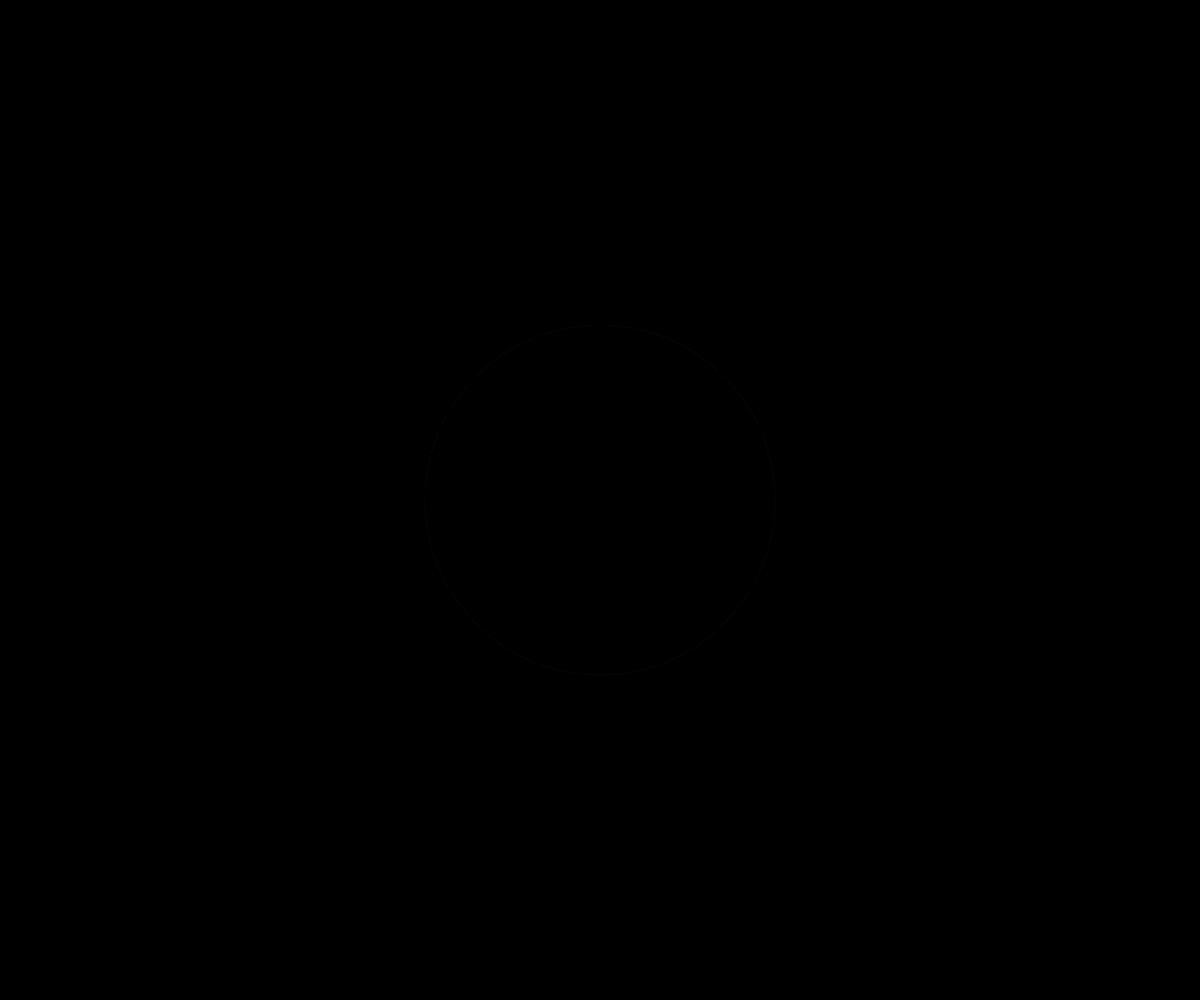
Frame 1 (no input)
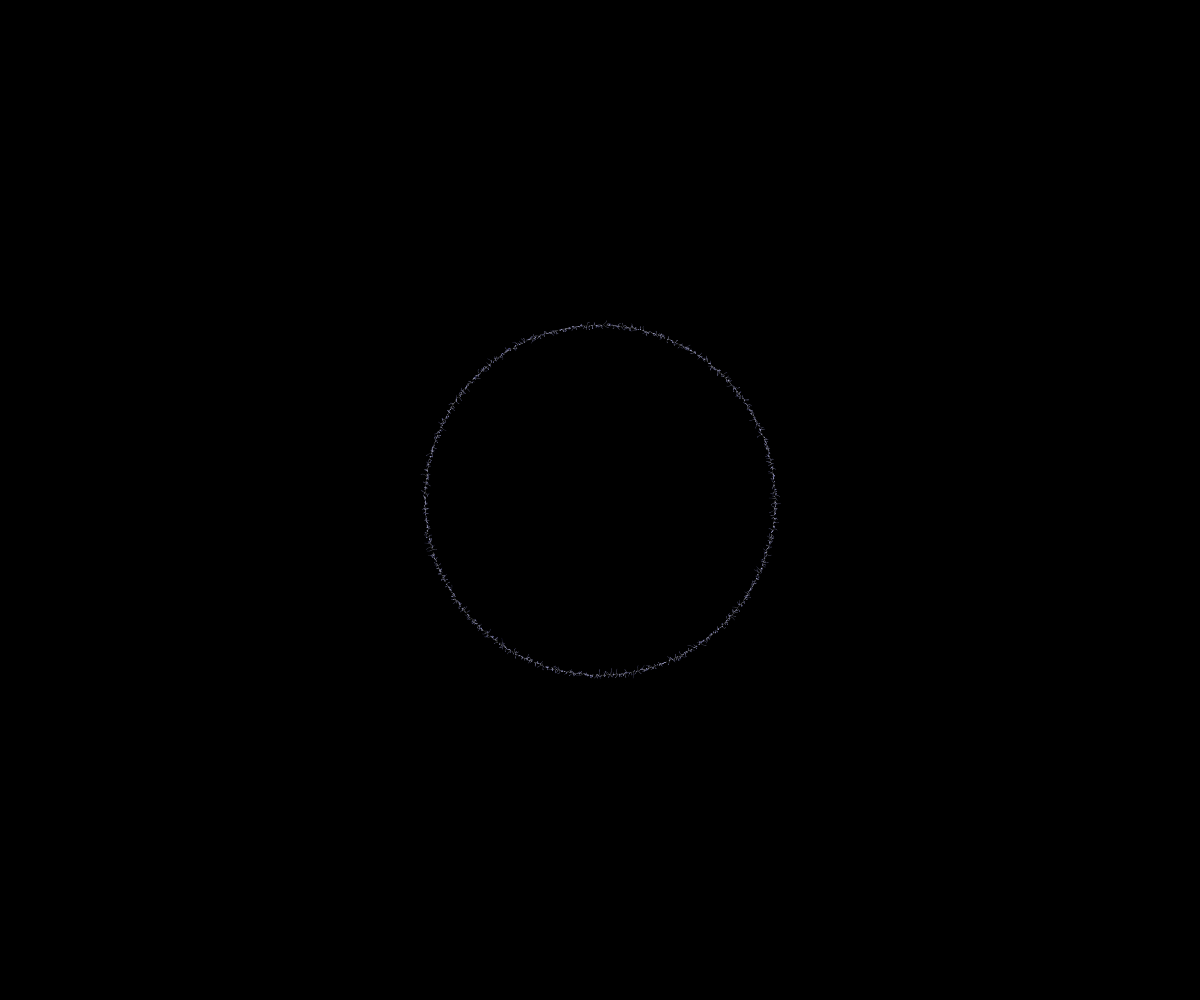
Frame 60 (no input)
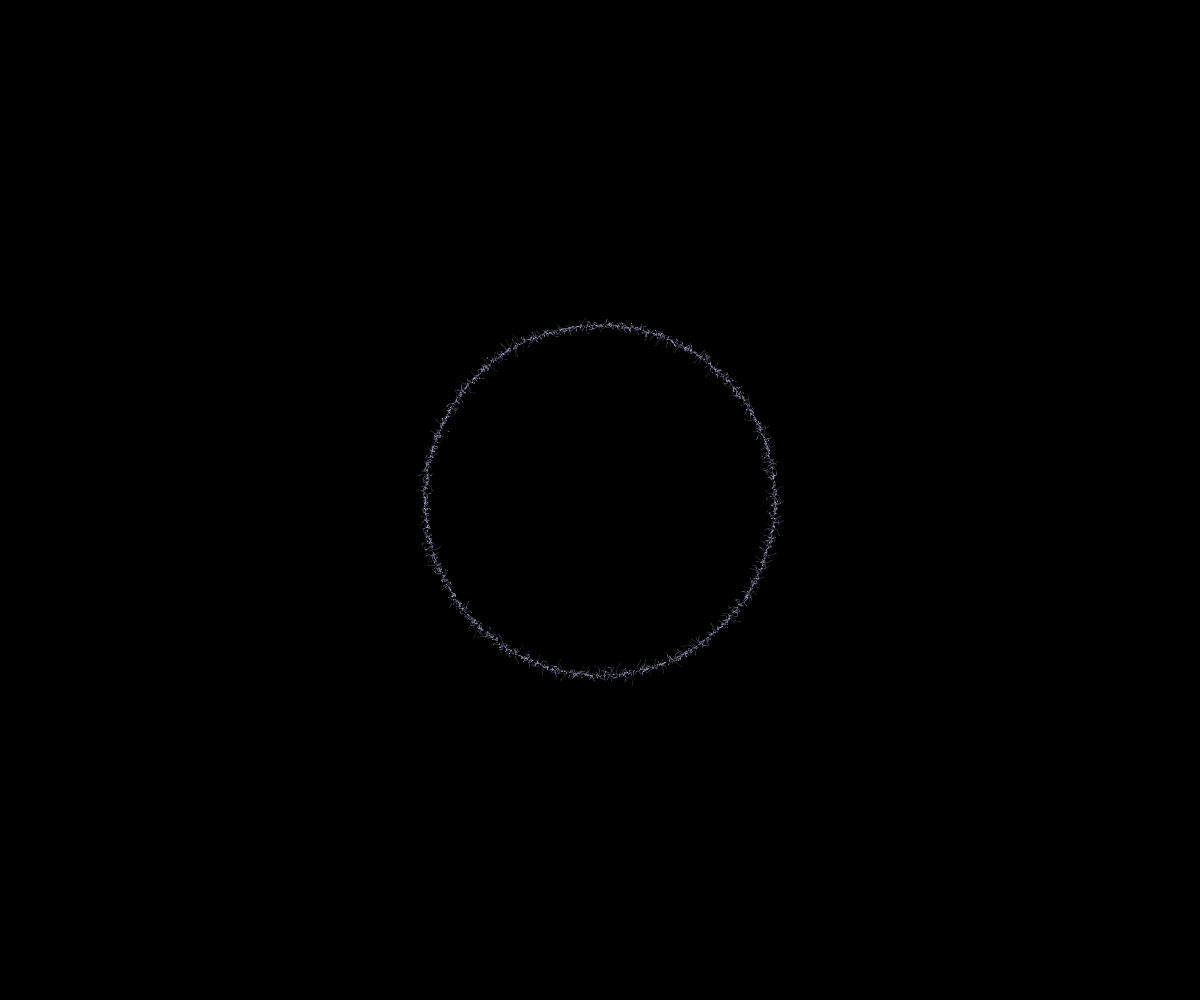
Frame 120 (the mouse pressed at the canvas centre since frame 60)

The p5.js sketch that drew these frames (run headless with seeded random() and noise() and a simulated clock; from frame 60 on, the mouse is pressed at the canvas centre):

// p5.js sketch
// ── sketch.js
let particles = [];
const num = 1000;
const radius = 175;
let startX; 
let startY;

function polToCart(r, angle) {
	return createVector(r * cos(angle), r * sin(angle));
}

function setup() {
	createCanvas(windowWidth, windowHeight);
	background(0);
	translate(width/2, height/2);
	seed();
}

function draw() {
	let t = frameCount;
	translate(width/2, height/2);
	for (let i = 0; i < particles.length; i++) {
		particles[i].show();
		particles[i].move(i);
		particles[i].fade();
		
		if (t > 500) {
			particles = [];
		}
	}
}

function seed() {
	translate(width/2, height/2);
	const spacing = 360 / num;
	for (let a = 0; a < 360; a+=spacing) {
		let point = polToCart(radius, a);
		startX = point.x;
		startY = point.y;
		let particle = new Particle(point.x, point.y, 1, 255, a, startX, startY);
		particles.push(particle);
	}
}

class Particle {
	constructor(x, y, r, op, a, startX, startY) {
		this.x = x;
		this.y = y;
		this.r = r;
		this.op = op;
		this.a = a;
		this.startX = startX;
		this.startY = startY;
		this.slow = 600;
		this.mov = .2;
		this.fadeT = 1;
		this.isFading = true;
	}

	show() {
		noStroke();
		fill(this.op, this.op, 255, 10);
		ellipse(this.x, this.y, this.r);
	}

	move(i) {
		let t = frameCount / 100.0;
		const wonkV = 100000;

		let wonk1 = map(sin(this.a * i), -1, 1, -wonkV, wonkV);
		let wonk2 = map(cos(this.a * i), -1, 1, -wonkV, wonkV);

		this.x += map(noise(t, wonk2 / this.slow), 0, 1, -this.mov, this.mov*1.1);
		this.y += map(noise(wonk1 / this.slow, t), 0, 1, -this.mov, this.mov*1.1);
	}

	fade() {
		if (this.isFading) {
			this.op -= this.fadeT;
		} else {
			this.op += this.fadeT;
		}
		if (this.op > 255) {
			this.isFading = true;
		}
		if (this.op < 200) {
			this.isFading = false;
		}
	}

}
